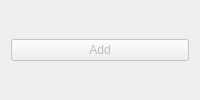
<?xml version="1.0" encoding="UTF-8"?>
<ui version="4.0">
 <class>AbstractDataEntry</class>
 <widget class="QWidget" name="AbstractDataEntry">
  <property name="windowTitle">
   <string>Abstract Data Entry</string>
  </property>
  <layout class="QVBoxLayout" name="VLAbstractDataEntry">
   <item>
    <widget class="QPushButton" name="PBAdd">
     <property name="enabled">
      <bool>false</bool>
     </property>
     <property name="text">
      <string>Add</string>
     </property>
    </widget>
   </item>
  </layout>
 </widget>
 <resources/>
 <connections/>
</ui>
